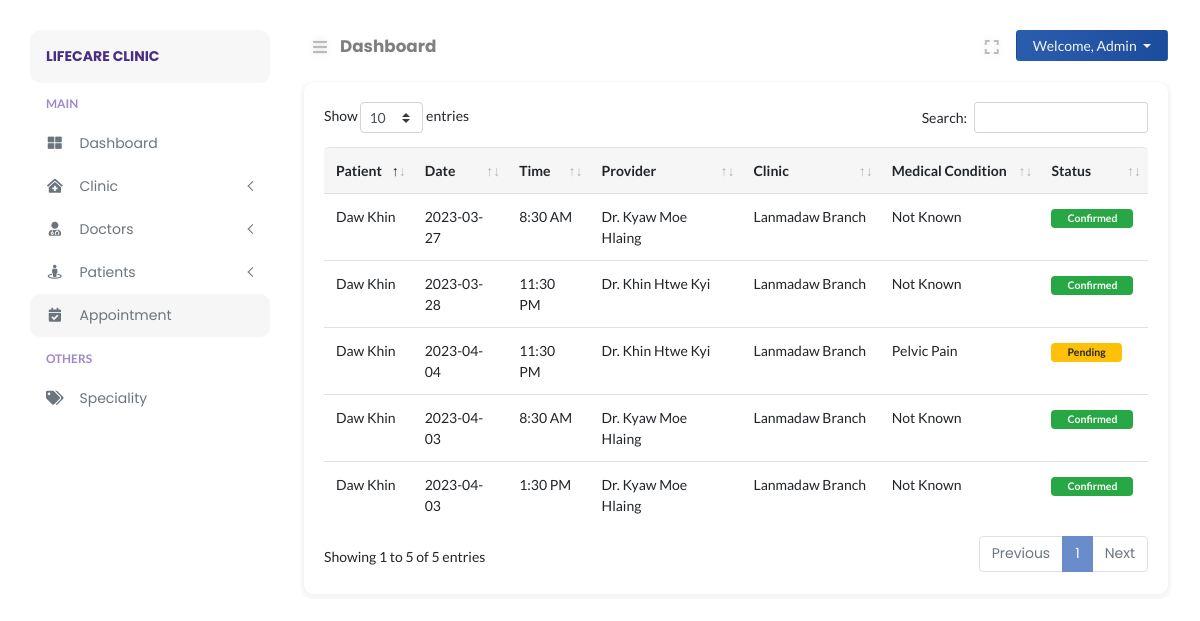
The page /admin/appointment.php (signed in) on the database its author committed.
### tables this page shows
CREATE TABLE `appointment` (
  `app_id` int(11) NOT NULL,
  `app_date` date DEFAULT NULL,
  `app_time` varchar(255) DEFAULT NULL,
  `treatment_type` varchar(255) DEFAULT 'Not Provided',
  `patient_id` int(11) DEFAULT NULL,
  `doctor_id` int(11) DEFAULT NULL,
  `clinic_id` int(11) DEFAULT NULL,
  `status` int(11) DEFAULT NULL COMMENT '1: Confirm, 0: Not Confirm',
  `consult_status` int(11) DEFAULT NULL COMMENT '1: Visited 0: None',
  `arrive_status` int(11) DEFAULT NULL COMMENT '1: Arrived 0: None'
);

CREATE TABLE `patients` (
  `patient_id` int(11) NOT NULL,
  `patient_avatar` varchar(255) DEFAULT NULL,
  `patient_firstname` varchar(255) DEFAULT NULL,
  `patient_lastname` varchar(255) DEFAULT NULL,
  `patient_email` varchar(255) DEFAULT NULL,
  `patient_password` varchar(255) DEFAULT NULL,
  `patient_token` varchar(255) DEFAULT NULL,
  `patient_identity` varchar(255) DEFAULT NULL,
  `patient_nationality` varchar(255) DEFAULT NULL,
  `patient_gender` varchar(255) DEFAULT NULL,
  `patient_maritalstatus` varchar(255) DEFAULT NULL,
  `patient_dob` date DEFAULT NULL,
  `patient_age` varchar(11) DEFAULT NULL,
  `patient_contact` varchar(255) DEFAULT NULL,
  `patient_address` varchar(255) DEFAULT NULL,
  `patient_city` varchar(255) DEFAULT NULL,
  `patient_state` varchar(255) DEFAULT NULL,
  `patient_zipcode` varchar(255) DEFAULT NULL,
  `date_created` datetime DEFAULT NULL
);

CREATE TABLE `doctors` (
  `doctor_id` int(11) NOT NULL,
  `doctor_avatar` varchar(255) DEFAULT NULL,
  `doctor_firstname` varchar(255) DEFAULT NULL,
  `doctor_lastname` varchar(255) DEFAULT NULL,
  `doctor_speciality` varchar(255) DEFAULT NULL,
  `doctor_experience` varchar(10) DEFAULT NULL,
  `doctor_desc` text DEFAULT NULL,
  `doctor_password` varchar(255) DEFAULT NULL,
  `doctor_token` varchar(255) DEFAULT NULL,
  `doctor_spoke` varchar(255) DEFAULT NULL,
  `doctor_gender` varchar(10) DEFAULT NULL,
  `doctor_dob` date DEFAULT NULL,
  `doctor_email` varchar(255) DEFAULT NULL,
  `doctor_contact` varchar(15) DEFAULT NULL,
  `consult_fee` int(11) DEFAULT NULL,
  `date_created` datetime DEFAULT NULL,
  `clinic_id` int(11) DEFAULT NULL
);

CREATE TABLE `clinics` (
  `clinic_id` int(11) NOT NULL,
  `clinic_name` varchar(255) DEFAULT NULL,
  `clinic_email` varchar(255) DEFAULT NULL,
  `clinic_contact` varchar(15) DEFAULT NULL,
  `clinic_address` varchar(255) DEFAULT NULL,
  `clinic_city` varchar(255) DEFAULT NULL,
  `clinic_state` varchar(255) DEFAULT NULL,
  `clinic_zipcode` varchar(10) DEFAULT NULL,
  `clinic_status` varchar(255) DEFAULT NULL,
  `date_created` datetime DEFAULT NULL
);

### admin/includes/path.inc.php (called while the page is built, shortened)
<?php
switch ($_SERVER["SCRIPT_NAME"]) {
    default:
        $CURRENT_PAGE = "Dashboard";
        break;
}

### admin/includes/session.inc.php (called while the page is built, shortened)
<?php
try {
    $sess_id = $_SESSION["sess_adminid"];
    $adminstmt = $connection->prepare("SELECT * FROM admin WHERE admin_id = ?");
    $adminstmt->bind_param("i", $sess_id);
    $adminstmt->execute();
    $admin_result = $adminstmt->get_result();
    $admin_row = $admin_result->fetch_assoc();
} catch (Exception $e) {
    error_log($e);
    exit('Error message for user to understand');
}

### admin/appointment.php (the view, shortened to what this page needs)
<?php
include("../config/autoload.php");
include("includes/path.inc.php");
include("includes/session.inc.php");
?>
<!DOCTYPE html>
<html lang="en">
<head>
</head>
<body>
<div class="page-content" id="content">
    <?php include HEADER; ?>
    <div class="row">
        <div class="col-12">
            <div class="card">
                <div class="card-body">
                    <div class="data-tables">
                        <?php
                        function headerTable()
                        {
                            $header = array("Patient", "Date", "Time", "Provider", "Clinic", "Medical Condition", "Status");
                            for ($i = 0; $i < count($header); $i++) {
                                echo "<th>" . $header[$i] . "</th>" . PHP_EOL;
                            }
                        }
                        ?>
                        <table id="datatable" class="table" style="width:100%">
                            <thead>
                            <tr>
                                <?= headerTable(); ?>
                            </tr>
                            </thead>
                            <tbody>
                            <?php
                            $result = mysqli_query($connection, "SELECT * FROM appointment a JOIN patients p ON a.patient_id = p.patient_id JOIN clinics c ON a.clinic_id = c.clinic_id JOIN doctors d ON a.doctor_id = d.doctor_id ");
                            while ($row = mysqli_fetch_assoc($result)) {
                                if ($result->num_rows == 0) {
                                    echo '<p>No result</p>';
                                } else {
                                    ?>
                                    <tr>
                                        <td><?= $row["patient_firstname"] . ' ' . $row["patient_lastname"] ?></td>
                                        <td><?= $row["app_date"] ?></td>
                                        <td><?= $row["app_time"] ?></td>
                                        <td>Dr. <?= $row["doctor_firstname"] . ' ' . $row["doctor_lastname"] ?></td>
                                        <td><?= $row["clinic_name"] ?></td>
                                        <td><?php if($row["treatment_type"] != "undefined") echo $row["treatment_type"]; else echo "Not Known";  ?></td>
                                        <?php
                                        if ($row['status'] == 1) {
                                            echo '<td><span class="badge badge-success px-3 py-1">Confirmed</span></td>';
                                        } else {
                                            echo '<td><span class="badge badge-warning px-3 py-1">Pending</span></td>';
                                        }
                                        ?>
                                    </tr>
                                    <?php
                                }
                            }
                            ?>
                            </tbody>
                        </table>
                    </div>
                </div>
            </div>
        </div>
    </div>
</div>
</body>
</html>

### admin/layouts/nav_header.php (shortened to what this page needs)
<nav class="navbar navbar-header mb-2">
    <ul class="nav mr-auto">
        <li class="nav-item">
            <button class="btn btn-sm btn-expand" id="sidebarCollapse"><i class="fa fa-bars"></i></button>
        </li>
        <li class="nav-item nav-title">
            <a href="<?php echo $_SERVER["REQUEST_URI"]; ?>"><?php echo $CURRENT_PAGE; ?></a>
        </li>
    </ul>
    <ul class="nav ml-auto">
        <li class="nav-item mr-2">
            <button class="btn btn-sm btn-expand" id="full-view"><i class="fa fa-expand"></i></button>
        </li>
        <li class="nav-item">
            <div class="btn-group">
                <button type="button" class="btn btn-sm dropdown-toggle btn-profile px-3" data-toggle="dropdown"
                        aria-haspopup="true"
                        aria-expanded="false">
                    Welcome, <?php echo $admin_row["admin_name"]; ?>
                </button>
            </div>
        </li>
    </ul>
</nav>

### assets/css/typography.css (style rules this page uses)
body { font-size: 14px; font-family: 'Lato', sans-serif; }
a, a:visited { text-decoration: none; transition: all 0.3s ease-in-out; -webkit-transition: all 0.3s ease-in-out; -moz-transition: all 0.3s ease-in-out; -o-transition: all 0.3s ease-in-out; outline: 0; font-family: 'Poppins', 'Helvetica', sans-serif; }
ul, ol { margin-bottom: 0px; margin-top: 0px; padding: 0; }
ul { margin: 0; list-style-type: none; }
button { cursor: pointer; outline: none !important; letter-spacing: 0; }

### assets/css/default.css (style rules this page uses)
.navbar-header { padding: 0 !important; }
.nav-title { padding-top: 4px; margin-left: 4px; }
.nav-title a { font-weight: bold; font-size: 1.05rem; color: rgba(0, 0, 0, .5); }
.btn-profile { background: linear-gradient(to right, #2b5daf 0%, #1c4c9c 100%); color: #f5f5f5; }
button.btn-expand { font-size: 16px !important; color: #bdbcbc; vertical-align: middle; text-shadow: 0 0 8px rgba(0, 0, 0, 0.12); -webkit-transition: color 0.3s ease 0s; transition: color 0.3s ease 0s; }
button#full-view { display: inline-block; }
body { overflow-x: hidden; background: #fff; }
.page-content { width: calc(100% - 15rem); margin-left: 16rem; transition: all 0.4s; padding: 1.9rem 3rem; }
:root { --primary-color: #3171e0; }
.card { margin: 10px 0; border-radius: 10px !important; border: 0; margin-bottom: 1.5rem; box-shadow: 0 2px 2px 3px rgba(0, 0, 0, .04); transition: all .2s ease-in-out; }
.table thead tr th, tfoot tr { background: #f6f6f6 !important; border-bottom: 0 !important; }
.table thead th:first-child { border-top-left-radius: 5px; }
.table thead th:last-child { border-top-right-radius: 5px; }
.table tbody tr { transition: all .2s; }

### assets/css/clinic/login.css (style rules this page uses)
html { min-height: 100%; position: relative; }

### rows shown on the page
appointment: patient.patient_firstname "Daw", patient.patient_lastname "Khin", app_date "2023-03-27", app_time "8:30 AM", doctor.doctor_firstname "Kyaw", doctor.doctor_lastname "Moe Hlaing", clinic.clinic_name "Lanmadaw Branch", treatment_type "Not Known", status "Confirmed"
appointment: patient.patient_firstname "Daw", patient.patient_lastname "Khin", app_date "2023-03-28", app_time "11:30 PM", doctor.doctor_firstname "Khin", doctor.doctor_lastname "Htwe Kyi", clinic.clinic_name "Lanmadaw Branch", treatment_type "Not Known", status "Confirmed"
appointment: patient.patient_firstname "Daw", patient.patient_lastname "Khin", app_date "2023-04-04", app_time "11:30 PM", doctor.doctor_firstname "Khin", doctor.doctor_lastname "Htwe Kyi", clinic.clinic_name "Lanmadaw Branch", treatment_type "Pelvic Pain", status "Pending"
appointment: patient.patient_firstname "Daw", patient.patient_lastname "Khin", app_date "2023-04-03", app_time "8:30 AM", doctor.doctor_firstname "Kyaw", doctor.doctor_lastname "Moe Hlaing", clinic.clinic_name "Lanmadaw Branch", treatment_type "Not Known", status "Confirmed"
appointment: patient.patient_firstname "Daw", patient.patient_lastname "Khin", app_date "2023-04-03", app_time "1:30 PM", doctor.doctor_firstname "Kyaw", doctor.doctor_lastname "Moe Hlaing", clinic.clinic_name "Lanmadaw Branch", treatment_type "Not Known", status "Confirmed"

### other values the page prints
$BRAND_NAME "LIFECARE CLINIC"
$CURRENT_PAGE "Dashboard"
$admin_row["admin_name"] "Admin"
$header[$i] "Patient"
$header[$i] "Date"
$header[$i] "Time"
$header[$i] "Provider"
$header[$i] "Clinic"
$header[$i] "Medical Condition"
$header[$i] "Status"
